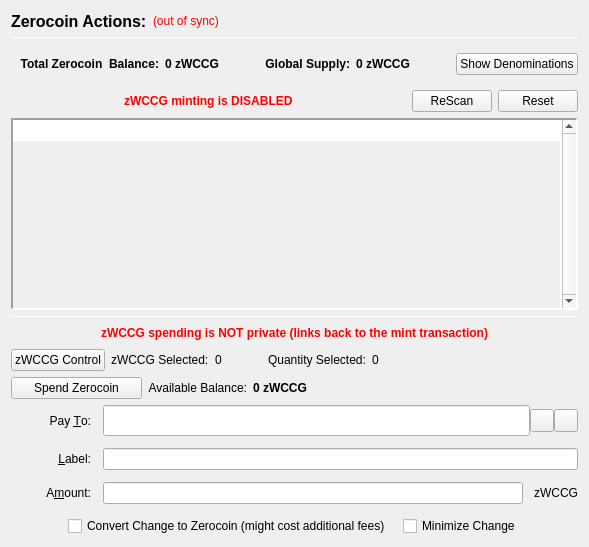
                  <widget class="QFrame" name="verticalFrameLeft">
                   <layout class="QVBoxLayout" name="verticalLayout_2">
                    <item>
                     <layout class="QVBoxLayout" name="verticalLayout_3">
                      <item>
                       <layout class="QHBoxLayout" name="horizontalLayout_3">
                        <item>
                         <widget class="QLabel" name="labelzWCCGActions">
                          <property name="font">
                           <font>
                            <pointsize>12</pointsize>
                            <weight>75</weight>
                            <bold>true</bold>
                           </font>
                          </property>
                          <property name="text">
                           <string>Zerocoin Actions:</string>
                          </property>
                          <property name="alignment">
                           <set>Qt::AlignLeading|Qt::AlignLeft|Qt::AlignVCenter</set>
                          </property>
                         </widget>
                        </item>
                        <item>
                         <widget class="QLabel" name="labelzWCCGSyncStatus">
                          <property name="toolTip">
                           <string>The displayed information may be out of date. Your wallet automatically synchronizes with the WINCASHGOLD network after a connection is established, but this process has not completed yet.</string>
                          </property>
                          <property name="styleSheet">
                           <string notr="true">QLabel { color: red; }</string>
                          </property>
                          <property name="text">
                           <string notr="true">(out of sync)</string>
                          </property>
                          <property name="alignment">
                           <set>Qt::AlignLeading|Qt::AlignLeft|Qt::AlignVCenter</set>
                          </property>
                         </widget>
                        </item>
                        <item>
                         <spacer name="horizontalSpacer">
                          <property name="orientation">
                           <enum>Qt::Horizontal</enum>
                          </property>
                          <property name="sizeHint" stdset="0">
                           <size>
                            <width>40</width>
                            <height>20</height>
                           </size>
                          </property>
                         </spacer>
                        </item>
                       </layout>
                      </item>
                      <item>
                       <widget class="Line" name="lineUpperLeft">
                        <property name="minimumSize">
                         <size>
                          <width>0</width>
                          <height>1</height>
                         </size>
                        </property>
                        <property name="maximumSize">
                         <size>
                          <width>16777215</width>
                          <height>1</height>
                         </size>
                        </property>
                        <property name="frameShadow">
                         <enum>QFrame::Sunken</enum>
                        </property>
                        <property name="orientation">
                         <enum>Qt::Horizontal</enum>
                        </property>
                       </widget>
                      </item>
                      <item>
                       <widget class="QFrame" name="balanceSupplyFrame">
                        <layout class="QHBoxLayout" name="horizontalLayout_2" stretch="0,0,0,1,0">
                         <property name="rightMargin">
                          <number>0</number>
                         </property>
                         <item>
                          <layout class="QHBoxLayout" name="horizontalLayout_34">
                           <item>
                            <widget class="QLabel" name="labelzAvailableText_3">
                             <property name="font">
                              <font>
                               <weight>75</weight>
                               <bold>true</bold>
                              </font>
                             </property>
                             <property name="toolTip">
                              <string>Total Balance including unconfirmed and immature zWCCG</string>
                             </property>
                             <property name="text">
                              <string>Total Zerocoin  Balance:</string>
                             </property>
                             <property name="alignment">
                              <set>Qt::AlignRight|Qt::AlignTrailing|Qt::AlignVCenter</set>
                             </property>
                            </widget>
                           </item>
                           <item>
                            <widget class="QLabel" name="labelzAvailableAmount_4">
                             <property name="minimumSize">
                              <size>
                               <width>40</width>
                               <height>0</height>
                              </size>
                             </property>
                             <property name="font">
                              <font>
                               <weight>75</weight>
                               <bold>true</bold>
                              </font>
                             </property>
                             <property name="toolTip">
                              <string>Total Balance including unconfirmed and immature zWCCG</string>
                             </property>
                             <property name="text">
                              <string>0 zWCCG</string>
                             </property>
                             <property name="alignment">
                              <set>Qt::AlignLeading|Qt::AlignLeft|Qt::AlignVCenter</set>
                             </property>
                            </widget>
                           </item>
                          </layout>
                         </item>
                         <item>
                          <spacer name="horizontalSpacer_32">
                           <property name="orientation">
                            <enum>Qt::Horizontal</enum>
                           </property>
                           <property name="sizeHint" stdset="0">
                            <size>
                             <width>40</width>
                             <height>20</height>
                            </size>
                           </property>
                          </spacer>
                         </item>
                         <item>
                          <layout class="QHBoxLayout" name="horizontalLayout_35">
                           <item>
                            <widget class="QLabel" name="labelZsupplyText_2">
                             <property name="font">
                              <font>
                               <weight>75</weight>
                               <bold>true</bold>
                              </font>
                             </property>
                             <property name="text">
                              <string>Global Supply:</string>
                             </property>
                             <property name="alignment">
                              <set>Qt::AlignRight|Qt::AlignTrailing|Qt::AlignVCenter</set>
                             </property>
                            </widget>
                           </item>
                           <item>
                            <widget class="QLabel" name="labelZsupplyAmount_2">
                             <property name="font">
                              <font>
                               <weight>75</weight>
                               <bold>true</bold>
                              </font>
                             </property>
                             <property name="text">
                              <string>0 zWCCG</string>
                             </property>
                            </widget>
                           </item>
                          </layout>
                         </item>
                         <item>
                          <spacer name="horizontalSpacer_31">
                           <property name="orientation">
                            <enum>Qt::Horizontal</enum>
                           </property>
                           <property name="sizeHint" stdset="0">
                            <size>
                             <width>40</width>
                             <height>20</height>
                            </size>
                           </property>
                          </spacer>
                         </item>
                         <item>
                          <widget class="QPushButton" name="pushButtonShowDenoms">
                           <property name="toolTip">
                            <string>Show zWCCG denominations list</string>
                           </property>
                           <property name="text">
                            <string>Show Denominations</string>
                           </property>
                          </widget>
                         </item>
                        </layout>
                       </widget>
                      </item>
                      <item>
                       <layout class="QHBoxLayout" name="horizontalLayout_4">
                        <item>
                         <spacer name="horizontalSpacer_2">
                          <property name="orientation">
                           <enum>Qt::Horizontal</enum>
                          </property>
                          <property name="sizeHint" stdset="0">
                           <size>
                            <width>40</width>
                            <height>20</height>
                           </size>
                          </property>
                         </spacer>
                        </item>
                        <item>
                         <widget class="QLabel" name="label">
                          <property name="styleSheet">
                           <string notr="true">color: red;
font-weight: bold;</string>
                          </property>
                          <property name="text">
                           <string>zWCCG minting is DISABLED</string>
                          </property>
                         </widget>
                        </item>
                        <item>
                         <spacer name="horizontalSpacer_3">
                          <property name="orientation">
                           <enum>Qt::Horizontal</enum>
                          </property>
                          <property name="sizeHint" stdset="0">
                           <size>
                            <width>40</width>
                            <height>20</height>
                           </size>
                          </property>
                         </spacer>
                        </item>
                        <item>
                         <widget class="QPushButton" name="pushButtonMintReset">
                          <property name="maximumSize">
                           <size>
                            <width>80</width>
                            <height>16777215</height>
                           </size>
                          </property>
                          <property name="toolTip">
                           <string>Rescan the complete blockchain for  Zerocoin mints and their meta-data.</string>
                          </property>
                          <property name="text">
                           <string>ReScan</string>
                          </property>
                         </widget>
                        </item>
                        <item>
                         <widget class="QPushButton" name="pushButtonSpentReset">
                          <property name="maximumSize">
                           <size>
                            <width>80</width>
                            <height>16777215</height>
                           </size>
                          </property>
                          <property name="toolTip">
                           <string>Reset Zerocoin Wallet DB. Deletes transactions that did not make it into the blockchain.</string>
                          </property>
                          <property name="text">
                           <string>Reset</string>
                          </property>
                         </widget>
                        </item>
                       </layout>
                      </item>
                      <item>
                       <widget class="QPlainTextEdit" name="TEMintStatus">
                        <property name="font">
                         <font>
                          <pointsize>8</pointsize>
                         </font>
                        </property>
                        <property name="toolTip">
                         <string>Status and/or Mesages from the last Mint Action.</string>
                        </property>
                        <property name="frameShape">
                         <enum>QFrame::Panel</enum>
                        </property>
                        <property name="frameShadow">
                         <enum>QFrame::Sunken</enum>
                        </property>
                        <property name="lineWidth">
                         <number>2</number>
                        </property>
                        <property name="midLineWidth">
                         <number>2</number>
                        </property>
                        <property name="verticalScrollBarPolicy">
                         <enum>Qt::ScrollBarAlwaysOn</enum>
                        </property>
                        <property name="horizontalScrollBarPolicy">
                         <enum>Qt::ScrollBarAlwaysOff</enum>
                        </property>
                        <property name="readOnly">
                         <bool>true</bool>
                        </property>
                        <property name="plainText">
                         <string notr="true"/>
                        </property>
                        <property name="backgroundVisible">
                         <bool>true</bool>
                        </property>
                       </widget>
                      </item>
                      <item>
                       <widget class="Line" name="line">
                        <property name="minimumSize">
                         <size>
                          <width>0</width>
                          <height>1</height>
                         </size>
                        </property>
                        <property name="maximumSize">
                         <size>
                          <width>16777215</width>
                          <height>1</height>
                         </size>
                        </property>
                        <property name="orientation">
                         <enum>Qt::Horizontal</enum>
                        </property>
                       </widget>
                      </item>
                      <item>
                       <layout class="QHBoxLayout" name="horizontalLayout_7">
                        <item>
                         <spacer name="horizontalSpacer_18">
                          <property name="orientation">
                           <enum>Qt::Horizontal</enum>
                          </property>
                          <property name="sizeHint" stdset="0">
                           <size>
                            <width>40</width>
                            <height>20</height>
                           </size>
                          </property>
                         </spacer>
                        </item>
                        <item>
                         <widget class="QLabel" name="label_2">
                          <property name="styleSheet">
                           <string notr="true">color: red;
font-weight: bold;</string>
                          </property>
                          <property name="text">
                           <string>zWCCG spending is NOT private (links back to the mint transaction)</string>
                          </property>
                         </widget>
                        </item>
                        <item>
                         <spacer name="horizontalSpacer_30">
                          <property name="orientation">
                           <enum>Qt::Horizontal</enum>
                          </property>
                          <property name="sizeHint" stdset="0">
                           <size>
                            <width>40</width>
                            <height>20</height>
                           </size>
                          </property>
                         </spacer>
                        </item>
                       </layout>
                      </item>
                      <item>
                       <layout class="QHBoxLayout" name="horizontalLayout_24">
                        <property name="leftMargin">
                         <number>0</number>
                        </property>
                        <property name="bottomMargin">
                         <number>0</number>
                        </property>
                        <item>
                         <widget class="QPushButton" name="pushButtonZWccgControl">
                          <property name="text">
                           <string>zWCCG Control</string>
                          </property>
                         </widget>
                        </item>
                        <item>
                         <widget class="QLabel" name="labelzWccgSelected">
                          <property name="text">
                           <string>zWCCG Selected:</string>
                          </property>
                         </widget>
                        </item>
                        <item>
                         <widget class="QLabel" name="labelzWccgSelected_int">
                          <property name="text">
                           <string>0</string>
                          </property>
                         </widget>
                        </item>
                        <item>
                         <spacer name="horizontalSpacer_17">
                          <property name="orientation">
                           <enum>Qt::Horizontal</enum>
                          </property>
                          <property name="sizeType">
                           <enum>QSizePolicy::Fixed</enum>
                          </property>
                          <property name="sizeHint" stdset="0">
                           <size>
                            <width>40</width>
                            <height>20</height>
                           </size>
                          </property>
                         </spacer>
                        </item>
                        <item>
                         <widget class="QLabel" name="labelQuantitySelected">
                          <property name="text">
                           <string>Quantity Selected:</string>
                          </property>
                         </widget>
                        </item>
                        <item>
                         <widget class="QLabel" name="labelQuantitySelected_int">
                          <property name="text">
                           <string>0</string>
                          </property>
                         </widget>
                        </item>
                        <item>
                         <spacer name="horizontalSpacer_19">
                          <property name="orientation">
                           <enum>Qt::Horizontal</enum>
                          </property>
                          <property name="sizeHint" stdset="0">
                           <size>
                            <width>40</width>
                            <height>20</height>
                           </size>
                          </property>
                         </spacer>
                        </item>
                       </layout>
                      </item>
                      <item>
                       <layout class="QHBoxLayout" name="horizontalLayout_6">
                        <item>
                         <widget class="QPushButton" name="pushButtonSpendzWCCG">
                          <property name="minimumSize">
                           <size>
                            <width>131</width>
                            <height>0</height>
                           </size>
                          </property>
                          <property name="toolTip">
                           <string>Spend Zerocoin. Without 'Pay To:' address creates payments to yourself.</string>
                          </property>
                          <property name="text">
                           <string>Spend Zerocoin</string>
                          </property>
                         </widget>
                        </item>
                        <item>
                         <widget class="QLabel" name="labelzWCCGBalanceText">
                          <property name="toolTip">
                           <string>Available (mature and spendable) zWCCG for spending</string>
                          </property>
                          <property name="text">
                           <string>Available Balance:</string>
                          </property>
                          <property name="alignment">
                           <set>Qt::AlignRight|Qt::AlignTrailing|Qt::AlignVCenter</set>
                          </property>
                         </widget>
                        </item>
                        <item>
                         <widget class="QLabel" name="labelzAvailableAmount_2">
                          <property name="font">
                           <font>
                            <weight>75</weight>
                            <bold>true</bold>
                           </font>
                          </property>
                          <property name="toolTip">
                           <string>Available (mature and spendable) zWCCG for spending

zWCCG are mature when they have more than 20 confirmations AND more than 2 mints of the same denomination after them were minted</string>
                          </property>
                          <property name="text">
                           <string>0 zWCCG</string>
                          </property>
                          <property name="alignment">
                           <set>Qt::AlignLeading|Qt::AlignLeft|Qt::AlignVCenter</set>
                          </property>
                         </widget>
                        </item>
                        <item>
                         <spacer name="horizontalSpacer_4">
                          <property name="orientation">
                           <enum>Qt::Horizontal</enum>
                          </property>
                          <property name="sizeHint" stdset="0">
                           <size>
                            <width>40</width>
                            <height>20</height>
                           </size>
                          </property>
                         </spacer>
                        </item>
                       </layout>
                      </item>
                      <item>
                       <layout class="QGridLayout" name="gridLayout_7">
                        <property name="spacing">
                         <number>12</number>
                        </property>
                        <item row="0" column="0">
                         <widget class="QLabel" name="payToLabel">
                          <property name="minimumSize">
                           <size>
                            <width>80</width>
                            <height>0</height>
                           </size>
                          </property>
                          <property name="text">
                           <string>Pay &amp;To:</string>
                          </property>
                          <property name="alignment">
                           <set>Qt::AlignRight|Qt::AlignTrailing|Qt::AlignVCenter</set>
                          </property>
                          <property name="buddy">
                           <cstring>payTo</cstring>
                          </property>
                         </widget>
                        </item>
                        <item row="0" column="1">
                         <layout class="QHBoxLayout" name="payToLayout">
                          <property name="spacing">
                           <number>0</number>
                          </property>
                          <item>
                           <widget class="QValidatedLineEdit" name="payTo">
                            <property name="enabled">
                             <bool>true</bool>
                            </property>
                            <property name="minimumSize">
                             <size>
                              <width>0</width>
                              <height>31</height>
                             </size>
                            </property>
                            <property name="toolTip">
                             <string>The WINCASHGOLD address to send the payment to. Creates local payment to yourself when empty.</string>
                            </property>
                           </widget>
                          </item>
                          <item>
                           <widget class="QToolButton" name="addressBookButton">
                            <property name="toolTip">
                             <string>Choose previously used address</string>
                            </property>
                            <property name="text">
                             <string/>
                            </property>
                            <property name="icon">
                             <iconset resource="../wincashgold.qrc">
                              <normaloff>:/icons/address-book</normaloff>:/icons/address-book</iconset>
                            </property>
                            <property name="shortcut">
                             <string>Alt+A</string>
                            </property>
                           </widget>
                          </item>
                          <item>
                           <widget class="QToolButton" name="pasteButton">
                            <property name="toolTip">
                             <string>Paste address from clipboard</string>
                            </property>
                            <property name="text">
                             <string/>
                            </property>
                            <property name="icon">
                             <iconset resource="../wincashgold.qrc">
                              <normaloff>:/icons/editpaste</normaloff>:/icons/editpaste</iconset>
                            </property>
                            <property name="shortcut">
                             <string>Alt+P</string>
                            </property>
                           </widget>
                          </item>
                         </layout>
                        </item>
                        <item row="1" column="0">
                         <widget class="QLabel" name="labelLabel">
                          <property name="minimumSize">
                           <size>
                            <width>80</width>
                            <height>0</height>
                           </size>
                          </property>
                          <property name="text">
                           <string>&amp;Label:</string>
                          </property>
                          <property name="alignment">
                           <set>Qt::AlignRight|Qt::AlignTrailing|Qt::AlignVCenter</set>
                          </property>
                          <property name="buddy">
                           <cstring>addAsLabel</cstring>
                          </property>
                         </widget>
                        </item>
                        <item row="1" column="1">
                         <widget class="QLineEdit" name="addAsLabel">
                          <property name="toolTip">
                           <string>Enter a label for this address to add it to the list of used addresses</string>
                          </property>
                         </widget>
                        </item>
                        <item row="2" column="0">
                         <widget class="QLabel" name="amountLabel">
                          <property name="minimumSize">
                           <size>
                            <width>80</width>
                            <height>0</height>
                           </size>
                          </property>
                          <property name="text">
                           <string>A&amp;mount:</string>
                          </property>
                          <property name="alignment">
                           <set>Qt::AlignRight|Qt::AlignTrailing|Qt::AlignVCenter</set>
                          </property>
                          <property name="buddy">
                           <cstring>zWCCGpayAmount</cstring>
                          </property>
                         </widget>
                        </item>
                        <item row="2" column="1">
                         <layout class="QHBoxLayout" name="horizontalLayout_9">
                          <property name="spacing">
                           <number>0</number>
                          </property>
                          <item>
                           <widget class="QLineEdit" name="zWCCGpayAmount"/>
                          </item>
                          <item>
                           <widget class="QLabel" name="labelzWCCG">
                            <property name="minimumSize">
                             <size>
                              <width>55</width>
                              <height>0</height>
                             </size>
                            </property>
                            <property name="text">
                             <string>zWCCG</string>
                            </property>
                            <property name="alignment">
                             <set>Qt::AlignRight|Qt::AlignTrailing|Qt::AlignVCenter</set>
                            </property>
                           </widget>
                          </item>
                         </layout>
                        </item>
                        <item row="3" column="0" colspan="2">
                         <layout class="QHBoxLayout" name="horizontalLayout_10">
                          <item>
                           <spacer name="horizontalSpacer_5">
                            <property name="orientation">
                             <enum>Qt::Horizontal</enum>
                            </property>
                            <property name="sizeHint" stdset="0">
                             <size>
                              <width>40</width>
                              <height>20</height>
                             </size>
                            </property>
                           </spacer>
                          </item>
                          <item>
                           <widget class="QCheckBox" name="checkBoxMintChange">
                            <property name="sizePolicy">
                             <sizepolicy hsizetype="MinimumExpanding" vsizetype="Fixed">
                              <horstretch>0</horstretch>
                              <verstretch>0</verstretch>
                             </sizepolicy>
                            </property>
                            <property name="layoutDirection">
                             <enum>Qt::LeftToRight</enum>
                            </property>
                            <property name="text">
                             <string>Convert Change to Zerocoin (might cost additional fees)</string>
                            </property>
                           </widget>
                          </item>
                          <item>
                           <widget class="QCheckBox" name="checkBoxMinimizeChange">
                            <property name="toolTip">
                             <string>If checked, the wallet tries to minimize the returning change instead of minimizing the number of spent denominations.</string>
                            </property>
                            <property name="text">
                             <string>Minimize Change</string>
                            </property>
                           </widget>
                          </item>
                          <item>
                           <spacer name="horizontalSpacer_6">
                            <property name="orientation">
                             <enum>Qt::Horizontal</enum>
                            </property>
                            <property name="sizeHint" stdset="0">
                             <size>
                              <width>40</width>
                              <height>20</height>
                             </size>
                            </property>
                           </spacer>
                          </item>
                         </layout>
                        </item>
                       </layout>
                      </item>
                     </layout>
                    </item>
                   </layout>
                  </widget>
